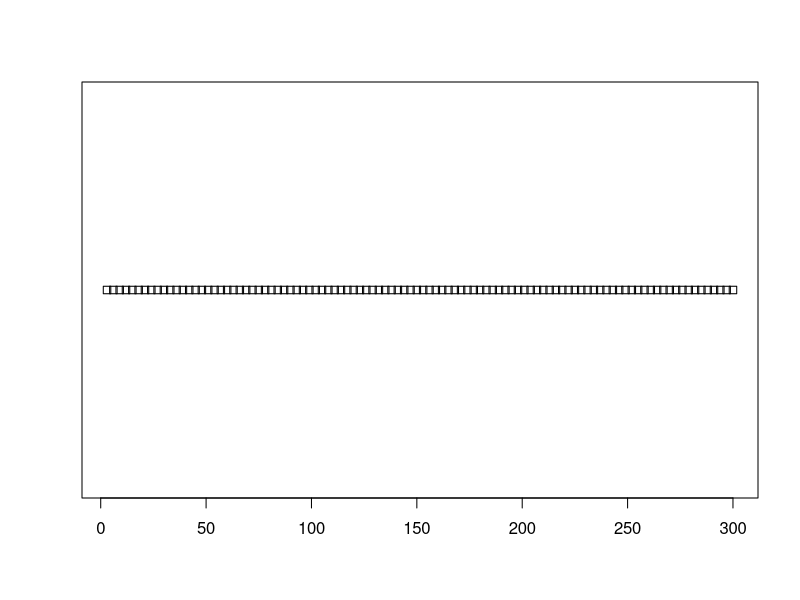
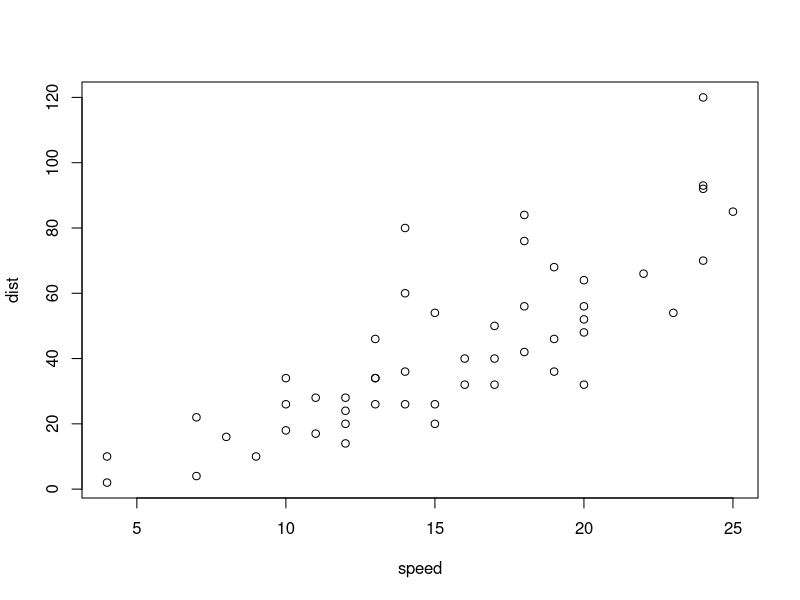

Generate these figures, in order, with R:
# Lab 1
x = matrix(1:4, nrow=2)
y = t(x)

2*x # 2 스칼라 곱

x + y
x * y

t(y)
solve(y)

# Lab 2
x = c(1:100)
y = c(1:100)
z = x+(2*y)

xyz = data.frame(x, y, z)
class(xyz)
is.data.frame(xyz)
is.list(xyz)

# Lab 3
xyz = data.frame(x, y, z)
is.numeric(xyz)
xyz <- xyz[,-1:-2]
is.numeric(xyz)

xyz = data.frame(x, y, z)
xyz <- xyz[-1:-2]
is.numeric(xyz)
is.data.frame(xyz)

plot(xyz)

# Lab 4
j <- list(name="Joe", salary=55000, union=T)
j$name
j[[2]]
j[[3]]<-F
j

# Lab 5
cars
class(cars)
head(cars)
plot(cars)
is.list(cars)
m_cars = as.matrix(cars)
is.list(m_cars)
d_m_cars = as.data.frame(m_cars)
d_m_cars